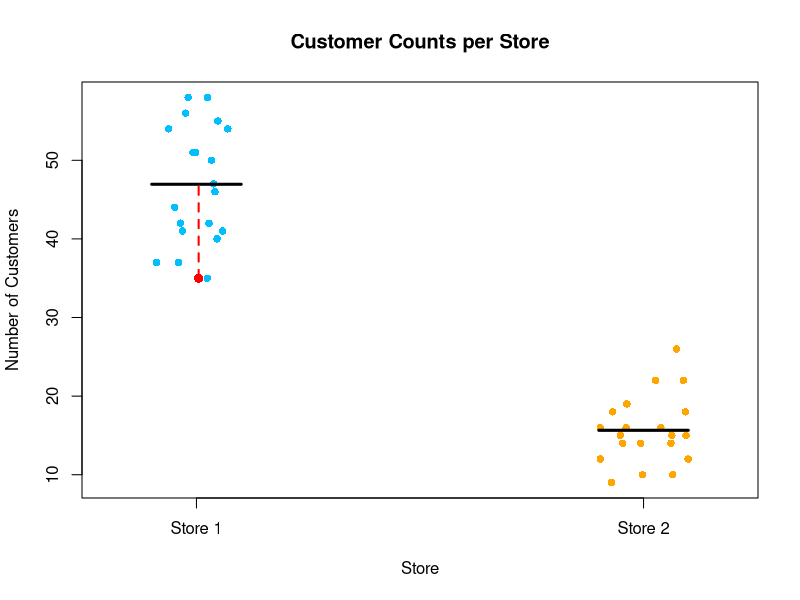
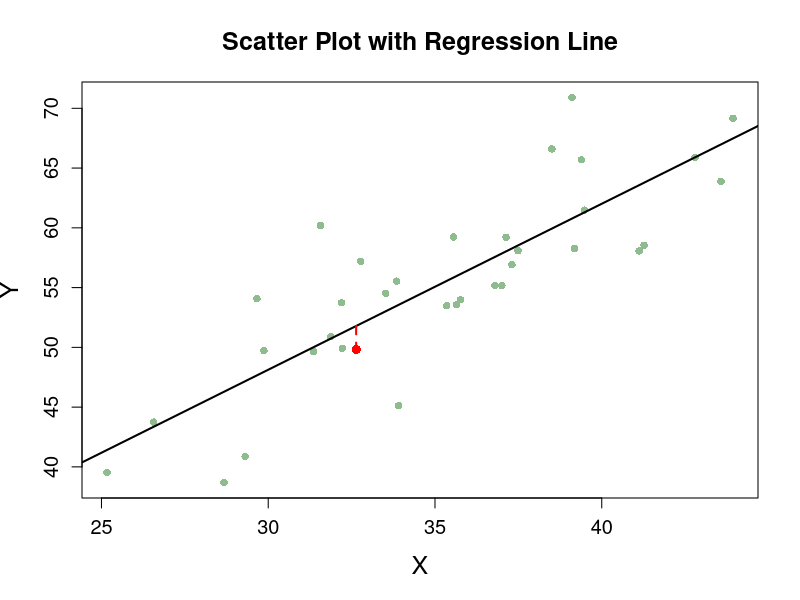

Write R code to recreate these figures, in order.
## ---- chunk 1
#| code-fold: true 
store1 <- rpois(20, 50)
store2 <- rpois(20, 15)
storedata <- data.frame(numcust = c(store1, store2),
                        store = factor(rep(c("Store 1", "Store 2"), each = 20)))

stripchart(numcust ~ store, data = storedata,
           method = "jitter", pch = 16, col = c("deepskyblue", "orange"),
           vertical = TRUE, main = "Customer Counts per Store",
           xlab = "Store", ylab = "Number of Customers")
means <- tapply(storedata$numcust, storedata$store, mean)
segments(x0 = 1:2- 0.1, x1 = 1:2 + 0.1, y0 = means, y1 = means, lwd = 3, col = "black") 
min_count <- min(storedata$numcust[storedata$store == "Store 1"])
min_x <- jitter(rep(1, sum(storedata$numcust == min_count))) 
points(min_x, min_count, col = "red", pch = 16, cex = 1.2) 
segments(x0 = min_x, x1 = min_x, y0 = min_count, y1 = means["Store 1"], col = "red", lwd = 2, lty = 2)
## ---- chunk 2
#| code-fold: true 

# Generate random x values and error term
set.seed(123)  # Ensures reproducibility
x <- rnorm(35, mean = 35, sd = 5)
error <- rnorm(35, mean = 0, sd = 5)

# Define true model parameters
beta0 <- 2
beta1 <- 1.5

# Generate y values based on the regression model
y <- beta0 + beta1 * x + error

# Fit a linear regression model
model <- lm(y ~ x)  # This was missing!

# Select an observation to highlight
obs_index <- 20  
x_obs <- x[obs_index]
y_obs <- y[obs_index]
y_pred <- predict(model, newdata = data.frame(x = x_obs))  

# Scatter plot of data points
plot(x, y, pch = 16, col = "darkseagreen",
     xlab = "X", ylab = "Y",
     main = "Scatter Plot with Regression Line",
     cex.lab = 1.5, cex.axis = 1.2, cex.main = 1.5)

# Add regression line
abline(model, col = "black", lwd = 2)

# Highlight the observed point
points(x_obs, y_obs, col = "red", pch = 16, cex = 1.2)  

# Draw a dashed vertical line from the predicted value to the observed value
segments(x0 = x_obs, x1 = x_obs, y0 = y_pred, y1 = y_obs, col = "red", lwd = 2, lty = 2)

